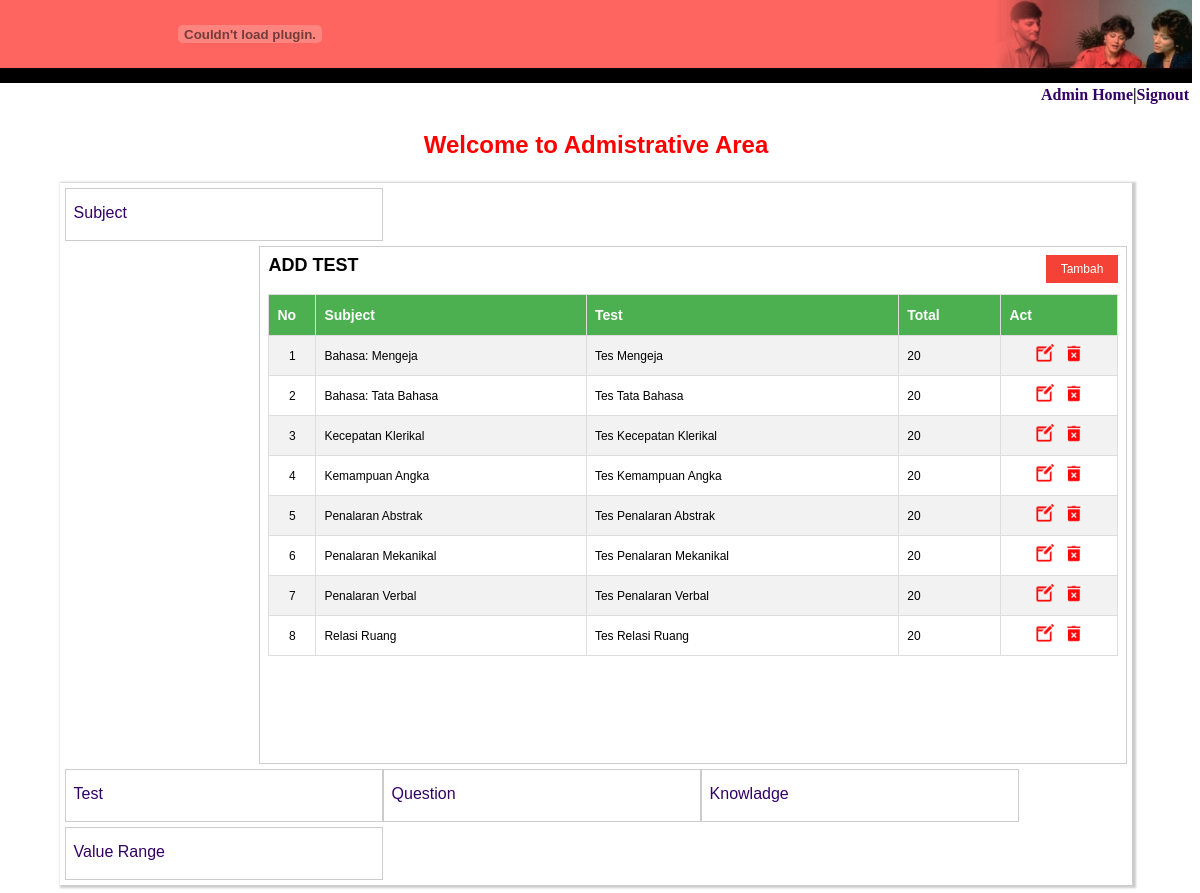
Screenshot of /admin/login.php?page=test (signed in) with the database file from the repository.
### tables this page shows
CREATE TABLE `mst_test` (
  `test_id` varchar(11) NOT NULL,
  `sub_id` varchar(11) DEFAULT NULL,
  `test_name` varchar(30) DEFAULT NULL,
  `total_que` varchar(15) DEFAULT NULL
);

CREATE TABLE `mst_subject` (
  `sub_id` varchar(11) NOT NULL,
  `sub_name` varchar(25) DEFAULT NULL
);

### admin/testlist.php (the view, shortened to what this page needs)
<?php
$page = $_GET[page]; $sub=$_GET[sub];
?>
<link href="../quiz.css" rel="stylesheet" type="text/css">
<?php if($page=="test" && $sub==""){?>
    <span style="font-size:18px; font-weight:bold;">ADD TEST </span>
    <a href="testadd.php"><button class="button1" >Tambah</button></a>
<?php }elseif($page=="test" && $sub=="edit"){?>
    <span style="font-size:18px; font-weight:bold;">EDIT TEST </span>
<?php } ?>
<br><br>
<?php if($page=="test" && $sub==""){ ?>
<table id="customers">
    <tr>
      <th width="30">No</th>
      <th>Subject</th>
      <th>Test</th>
      <th>Total</th>
      <th width="100">Act</th>
    </tr>
    <?php
      $qt = mysql_query("SELECT * FROM mst_test,mst_subject WHERE mst_test.sub_id=mst_subject.sub_id ORDER BY sub_name ASC");
      while ($sbj = mysql_fetch_array($qt)) { $no++;
    ?>
    <tr>
      <td  align="center"><?=$no?></td>
      <td><?=$sbj[sub_name]?></td>
      <td><?=$sbj[test_name]?></td>
      <td><?=$sbj[total_que]?></td>
      <td  align="center">
          <a href="?page=test&sub=edit&id=<?php echo $sbj[test_id]?>"><img src="../image/edit.png" width="20px" title="edit data"></a> &nbsp;
          <a href="javascript:confirmDelete('delete.php?form=test&delid=<?=$sbj[test_id]?>')"><img src="../image/del.png" width="20px" title="hapus"></a>
      </td>
    </tr>
    <?php  } $no=1;?>
</table>
<?php }?>

### admin/login.php (shortened to what this page needs)
<!DOCTYPE HTML PUBLIC "-//W3C//DTD HTML 4.01 Transitional//EN" "http://www.w3.org/TR/html4/loose.dtd">
<html>
<head>
<link href="../quiz.css" rel="stylesheet" type="text/css">
<link href="stl.css" rel="stylesheet" type="text/css">
</head>
<body>
<?php
include("header.php");
?>
<p class="head1">Welcome to Admistrative Area </p>
<div style="margin:auto;width:90%;height:auto;box-shadow:2px 1px 2px 2px #CCCCCC;text-align:left">
<div class="box-menu">
<div class="box-link">
	<a href="?page=subject"><div class="t">Subject</div></a>
</div>
<div class="box-linkonten">
	<?php
		$page = $_GET[page];
		if($page ==""){
			echo "Haloo admin selamat datang...";
		}else if($page =="subject"){
			include"subject.php";
		}else if($page =="test"){
			include"testlist.php";
		}else if($page =="quest"){
			include"question.php";
		}else if($page =="knowladge"){
			include"knowladge.php";
		}else if($page =="range"){
			include"range.php";
		}
	?>
</div>
<div class="box-link">
	<a href="?page=test"> <div class="t">Test</div></a>
</div>
<div class="box-link">
	<a href="?page=quest"><div class="t">Question</div></a>
</div>
<div class="box-link">
	<a href="?page=knowladge"><div class="t">Knowladge</div></a>
</div>
<div class="box-link">
	<a href="?page=range"><div class="t">Value Range</div></a>
</div>
	<p align="center" class="head1">&nbsp;</p>
</div>
</div>
</body>
</html>

### admin/header.php (shortened to what this page needs)
<table border="0" width="100%" cellspacing="0" cellpadding="0" background="../image/topbkg.jpg">
  <tr>
    <td width="90%" valign="top">
<div align="left"><object classid=clsid:D27CDB6E-AE6D-11cf-96B8-444553540000
codebase=http://download.macromedia.com/pub/shockwave/cabs/flash/swflash.cab#version=5,0,2,0
width=500
height=68>
<embed src=../image/fence.swf
quality=high
pluginspage=http://www.macromedia.com/shockwave/download/index.cgi?P1_Prod_Version=ShockwaveFlash type=application/x-shockwave-flash
width=500
height=68
bgcolor=#000000
scale= showall>
</object></div></td>
    <td width="10%">
     <img border="0" src="../image/topright.jpg" width="203" height="68" align="right"></td>
  </tr>
</table>
<table border="0" width="100%" cellspacing="0" cellpadding="0" bgcolor="#000000" background="../image/blackbar.jpg">
  <tr>
    <td width="100%"><img border="0" src="../image/blackbar.jpg" width="89" height="15"></td>
  </tr>
</table>
  <table width="100%">
  <tr>
    <td aling=right>
	<?php
	if(isset($_SESSION['alogin']))
	{
	 echo "<div align=\"right\"><strong><a href=\"login.php\">Admin Home</a>|<a href=\"signout.php\">Signout</a></strong></div>";
	 }
	 else
	 {
	 	echo "&nbsp;";
	 }
	?>
	</td>
  </tr>
</table>

### quiz.css (style rules this page uses)
body { margin-left: 0px; margin-top: 0px; }
a:link { color: #330066; text-decoration: none; }
.head1 { font-family: Arial, Helvetica, sans-serif; font-size: 24px; color: #FF0000; text-align: center; font-weight: bold; }

### admin/stl.css (style rules this page uses)
.box-menu { margin-top: 5px; padding: 5px; }
.box-link { font-family:"Lucida Sans Unicode", "Lucida Grande", sans-serif; width: 300px; height: 35px; border: 1px solid #CCC; padding: 8px; margin-bottom: 5px; float:left; }
.box-link a { margin-top: 10px; text-decoration: none; }
.t { height: 35px; margin-top: 7px; width: 100%; }
.box-linkonten { font-family:Arial, Helvetica, sans-serif; width: 850px; min-height: 500px; height: auto; border: 1px solid #CCC; padding: 8px; margin-bottom: 5px; float:right; }
.button1 { float: right; background-color: #f44336; border: none; color: #fff; padding: 7px 15px; text-align: center; text-decoration: none; display: inline-block; font-size: 12px; cursor: pointer; }

### admin/testlist.php (style rules this page uses)
#customers { font-family: "Trebuchet MS", Arial, Helvetica, sans-serif; font-size: 12px; border-collapse: collapse; width: 100%; }
#customers td, #customers th { border: 1px solid #ddd; padding: 8px; }
#customers tr:nth-child(even) { background-color: #f2f2f2; }
#customers th { padding-top: 12px; font-size: 14px; padding-bottom: 12px; text-align: left; background-color: #4CAF50; color: white; }

### rows the page displays
mst_test: sub.sub_name "Bahasa: Mengeja", test_name "Tes Mengeja", total_que "20"
mst_test: sub.sub_name "Bahasa: Tata Bahasa", test_name "Tes Tata Bahasa", total_que "20"
mst_test: sub.sub_name "Kecepatan Klerikal", test_name "Tes Kecepatan Klerikal", total_que "20"
mst_test: sub.sub_name "Kemampuan Angka", test_name "Tes Kemampuan Angka", total_que "20"
mst_test: sub.sub_name "Penalaran Abstrak", test_name "Tes Penalaran Abstrak", total_que "20"
mst_test: sub.sub_name "Penalaran Mekanikal", test_name "Tes Penalaran Mekanikal", total_que "20"
mst_test: sub.sub_name "Penalaran Verbal", test_name "Tes Penalaran Verbal", total_que "20"
mst_test: sub.sub_name "Relasi Ruang", test_name "Tes Relasi Ruang", total_que "20"
